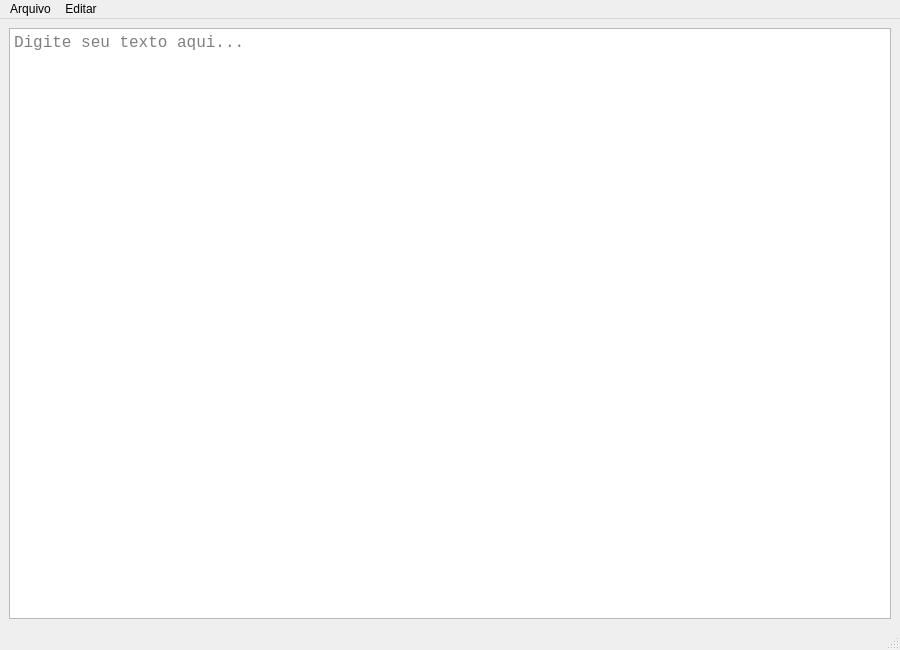
<?xml version="1.0" encoding="UTF-8"?>
<ui version="4.0">
 <class>FydelisWriter</class>
 <widget class="QMainWindow" name="FydelisWriter">
  <property name="geometry">
   <rect>
    <x>0</x>
    <y>0</y>
    <width>900</width>
    <height>650</height>
   </rect>
  </property>
  <property name="windowTitle">
   <string>FydelisWriter — Editor de Texto</string>
  </property>
  <widget class="QWidget" name="centralwidget">
   <layout class="QVBoxLayout" name="verticalLayout">
    <item>
     <widget class="QTextEdit" name="editorTexto">
      <property name="placeholderText">
       <string>Digite seu texto aqui...</string>
      </property>
      <property name="font">
       <font>
        <family>Consolas</family>
        <pointsize>12</pointsize>
       </font>
      </property>
     </widget>
    </item>
   </layout>
  </widget>
  <widget class="QMenuBar" name="menuBar">
   <property name="geometry">
    <rect>
     <x>0</x>
     <y>0</y>
     <width>900</width>
     <height>24</height>
    </rect>
   </property>
   <widget class="QMenu" name="menuArquivo">
    <property name="title">
     <string>Arquivo</string>
    </property>
    <addaction name="acaoNovo"/>
    <addaction name="acaoAbrir"/>
    <addaction name="acaoSalvar"/>
    <addaction name="acaoSalvarComo"/>
    <separator/>
    <addaction name="acaoSair"/>
   </widget>
   <widget class="QMenu" name="menuEditar">
    <property name="title">
     <string>Editar</string>
    </property>
    <addaction name="acaoDesfazer"/>
    <addaction name="acaoRefazer"/>
    <separator/>
    <addaction name="acaoCopiar"/>
    <addaction name="acaoColar"/>
   </widget>
   <addaction name="menuArquivo"/>
   <addaction name="menuEditar"/>
  </widget>
  <widget class="QStatusBar" name="statusBar"/>
  <action name="acaoNovo">
   <property name="text">
    <string>Novo</string>
   </property>
  </action>
  <action name="acaoAbrir">
   <property name="text">
    <string>Abrir...</string>
   </property>
  </action>
  <action name="acaoSalvar">
   <property name="text">
    <string>Salvar</string>
   </property>
  </action>
  <action name="acaoSalvarComo">
   <property name="text">
    <string>Salvar Como...</string>
   </property>
  </action>
  <action name="acaoSair">
   <property name="text">
    <string>Sair</string>
   </property>
  </action>
  <action name="acaoDesfazer">
   <property name="text">
    <string>Desfazer</string>
   </property>
  </action>
  <action name="acaoRefazer">
   <property name="text">
    <string>Refazer</string>
   </property>
  </action>
  <action name="acaoCopiar">
   <property name="text">
    <string>Copiar</string>
   </property>
  </action>
  <action name="acaoColar">
   <property name="text">
    <string>Colar</string>
   </property>
  </action>
 </widget>
 <resources/>
 <connections/>
</ui>
